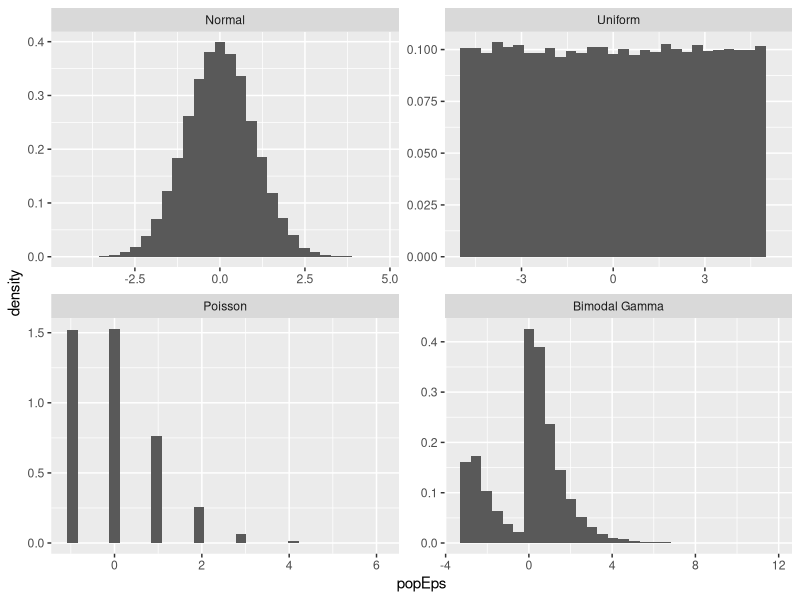
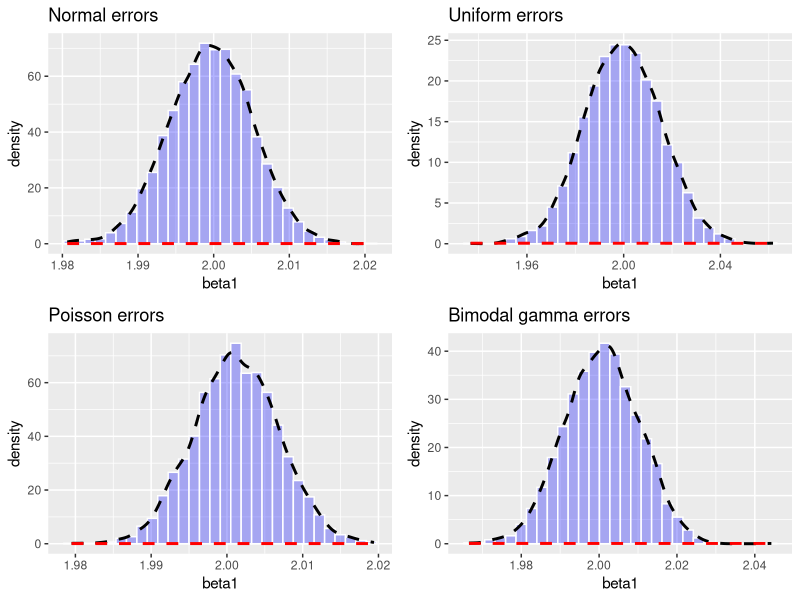

These charts were generated, in order, by the following R code:
set.seed(3172015)
popN <- 100000
n <- 1000
draws <- 5000
popX <- cbind(1, runif(popN, 0, 20))

bimodalDistFunc <- function (n, weight) {
  # This part has mean 4
  d0 <- rgamma(n, shape = 1) + 3
  # This part has mean 1
  d1 <- rgamma(n, shape = 1)
  flag <- rbinom(n, size = 1, prob = weight)
  d <- d1 * (1 - flag) + d0 * flag
  # Subtract the mean so this has mean zero
  d <- d - weight*4 - (1 - weight)*1
  d
}
popEps0 <- rnorm(popN)
popEps1 <- runif(popN, -5, 5)
popEps2 <- rpois(popN, 1) - 1
popEps3 <- bimodalDistFunc(n = popN, weight = 0.7)

c(mean(popEps0), mean(popEps1), mean(popEps2), mean(popEps3))

popEps <- c(popEps0, popEps1, popEps2, popEps3)
popEpsType <- c(rep("Normal",popN), rep("Uniform", popN),
                rep("Poisson", popN), rep("Bimodal Gamma", popN))
class(popEpsType)
## [1] "character"
popEpsType <- factor(popEpsType, levels = c("Normal", "Uniform",
                                            "Poisson", "Bimodal Gamma"))
levels(popEpsType)
## [1] "Normal" "Uniform" "Poisson" "Bimodal Gamma"
class(popEpsType)
## [1] "factor"
popEpsDf <- data.frame(popEps, popEpsType)


library(ggplot2)
g <- ggplot(data = popEpsDf, aes(x = popEps)) +
  geom_histogram(aes(y=..density..)) +
  facet_wrap( ~ popEpsType, ncol=2, scales = "free")
g

beta <- c(4, 2)
# All four stacked again
popYDf <- data.frame(type= popEpsType, y = rep(popX %*% beta, 4) + popEpsDf$popEps)

getb <- function(popY) {
  indices <- sample(1:popN, n)
  y <- popY[indices]
  X <- popX[indices, ]
  b <- solve(t(X) %*% X) %*% t(X) %*% y
  return(b)
}

library(foreach)
bListDf <- data.frame(foreach(type = unique(popEpsType), .combine = rbind) %do% {
  popY <- popYDf[popYDf$type == type,]
  foreach(draw = rep(NA, draws), .combine = rbind) %do% {
    b <- getb(popY$y)
    data.frame(alpha = b[1], beta1 = b[2], type = type)
  }
})

makePlots <- function(blist) {
  estmean <- mean(blist$beta1)
  estsd <- sd(blist$beta1)
  g <- ggplot(data = blist, aes(x = beta1)) +
    geom_histogram(aes(y=..density..), fill="blue", colour="white", alpha=0.3) +
    geom_line(colour = "black", size = 1, linetype = "dashed", stat="density") +
    stat_function(geom="line", fun=dnorm, arg=list(mean = estmean, sd = estsd),
                  colour = "red", size = 1, linetype = "dashed")
  return(g)
}
g0 <- makePlots(bListDf[bListDf$type == "Normal",]) + ggtitle("Normal errors")
g1 <- makePlots(bListDf[bListDf$type == "Uniform",]) + ggtitle("Uniform errors")
g2 <- makePlots(bListDf[bListDf$type == "Poisson",]) + ggtitle("Poisson errors")
g3 <- makePlots(bListDf[bListDf$type == "Bimodal Gamma",]) + ggtitle("Bimodal gamma errors")
library(gridExtra)
grid.arrange(g0, g1, g2, g3, ncol = 2)

cbind(shapiro.test(rnorm(draws))[2], shapiro.test(rpois(draws,10))[2])

cbind(
  shapiro.test(bListDf[bListDf$type == "Normal","beta1"])[2],
  shapiro.test(bListDf[bListDf$type == "Uniform","beta1"])[2],
  shapiro.test(bListDf[bListDf$type == "Poisson","beta1"])[2],
  shapiro.test(bListDf[bListDf$type == "Bimodal Gamma","beta1"])[2])

X <- cbind(1, rnorm(1000))
# Generate errors that scale with the size of X
e <- rnorm(1000)*X[,2]^2
y <- X %*% matrix(c(1, 2), nrow=2) + e
XXInv <- solve(t(X) %*% X)
b <- XXInv %*% t(X) %*% y

library(Matrix)
meat <- t(X) %*% Diagonal(length(y), (y - X %*% b)^2) %*% X
bread <- XXInv
vcov <- t(bread) %*% (meat) %*% bread
se <- sqrt(diag(vcov))
se
summary(lm(y ~ X))$coefficients
## [1] 0.03139454 0.03050954
# This is what STATA returns
seDfCorr <- se * sqrt(NROW(X) / (NROW(X) - NCOL(X)))
seDfCorr
